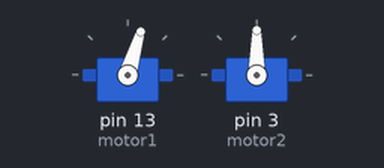
A sketch run on a simulated Arduino Uno, built with avr-gcc and run on an emulated ATmega328P. On the bench: 2 × servo.

Above: at 0.05 s.
At 4.0 s:
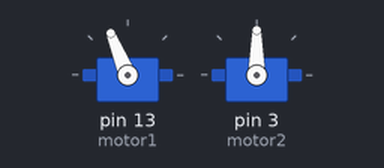
At 6.0 s:
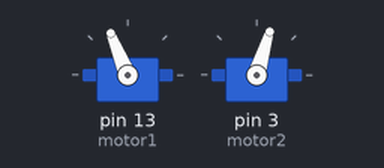
At 8.0 s:
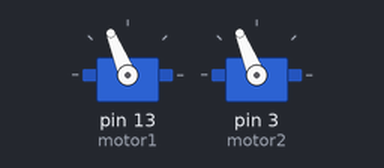
Timing chart, 0 to 10.4 s (numbered marks = the images above):
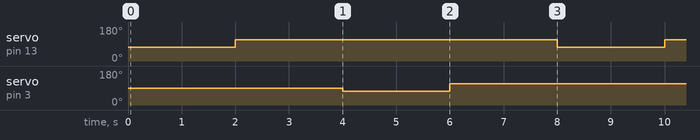

The sketch:

task3-ServoMotors.ino
```cpp
#include <Servo.h>
Servo motor1;
Servo motor2;

void setup() {
  // put your setup code here, to run once:
 motor1.attach(13);
 motor2.attach(3);
}

void loop() {
  // put your main code here, to run repeatedly:
 motor1.writeMicroseconds(1300); //1300=clockwise
 delay(2000);
 motor1 .writeMicroseconds(1700); //1700=counterClockWise
 delay(2000);
   //motor1 .detach();  //stops the motor
 motor2.writeMicroseconds(1300); //1300=clockwise
 delay(2000);
 motor2 .writeMicroseconds(1700); //1700=counterClockWise
 delay(2000);
   //motor2 .detach(); //stops the motor
}
```

Measured:
- by itself, servo on pin 13 (motor1), servo on pin 3 (motor2): alternates 112° for 6.0 s and 73° for 2.0 s
